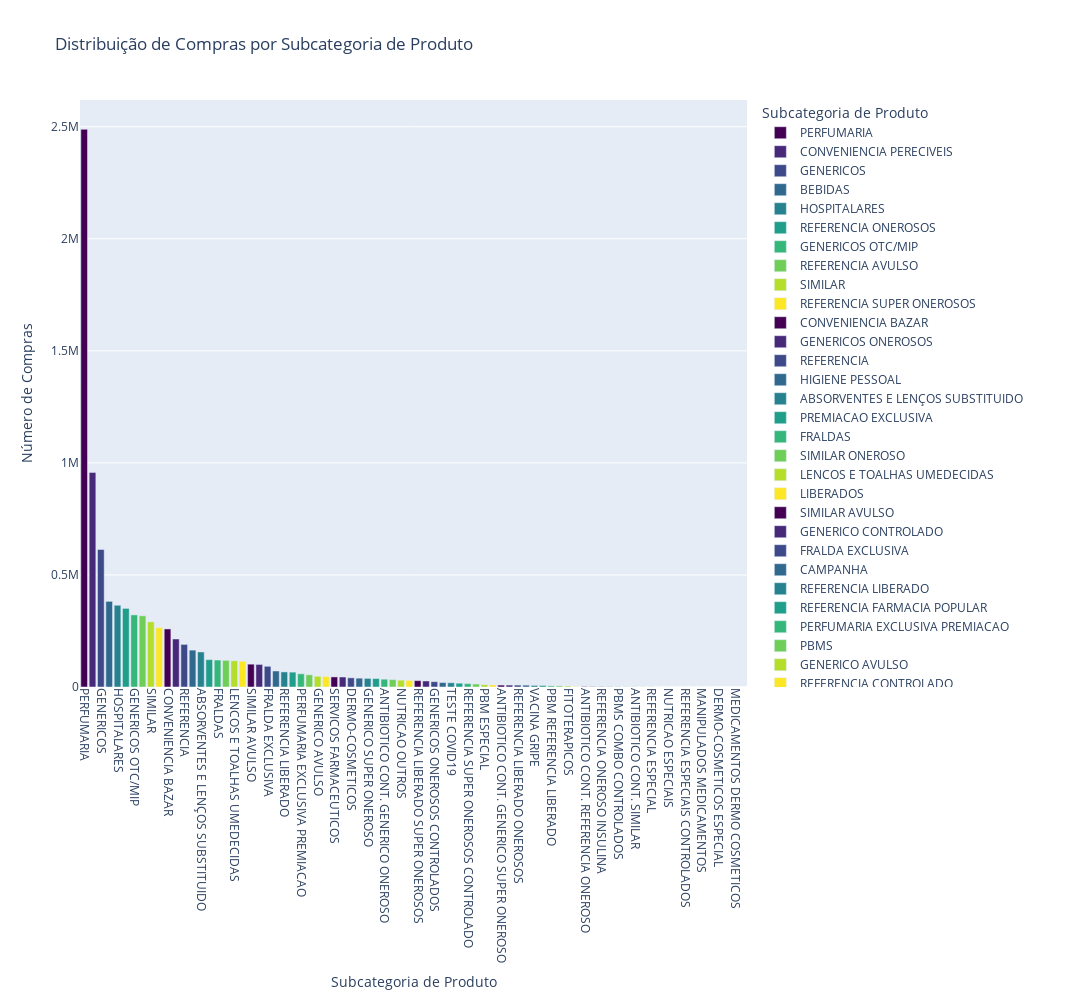

Here is the notebook cell this chart was saved with:
### Code cell
# Calculate the sorted counts of purchases by product subcategory
sorted_counts = vendas["SUBCATEGORIA_SKU"].value_counts().sort_values(ascending=False).reset_index()

# Rename columns for clarity
sorted_counts.columns = ['Subcategoria de Produto', 'Número de Compras']

# Plot using Plotly Express without counts on top of each bar
fig = px.bar(sorted_counts, x='Subcategoria de Produto', y='Número de Compras',
             title='Distribuição de Compras por Subcategoria de Produto',
             labels={'Subcategoria de Produto': 'Subcategoria de Produto', 'Número de Compras': 'Número de Compras'},
             color='Subcategoria de Produto',
             color_discrete_sequence=px.colors.sequential.Viridis)

# Customize layout
fig.update_layout(xaxis_title='Subcategoria de Produto', yaxis_title='Número de Compras', width=2000, height=1000)

# Rotate x-axis labels for better readability
fig.update_xaxes(tickangle=90)

# Show the plot
fig.show()
